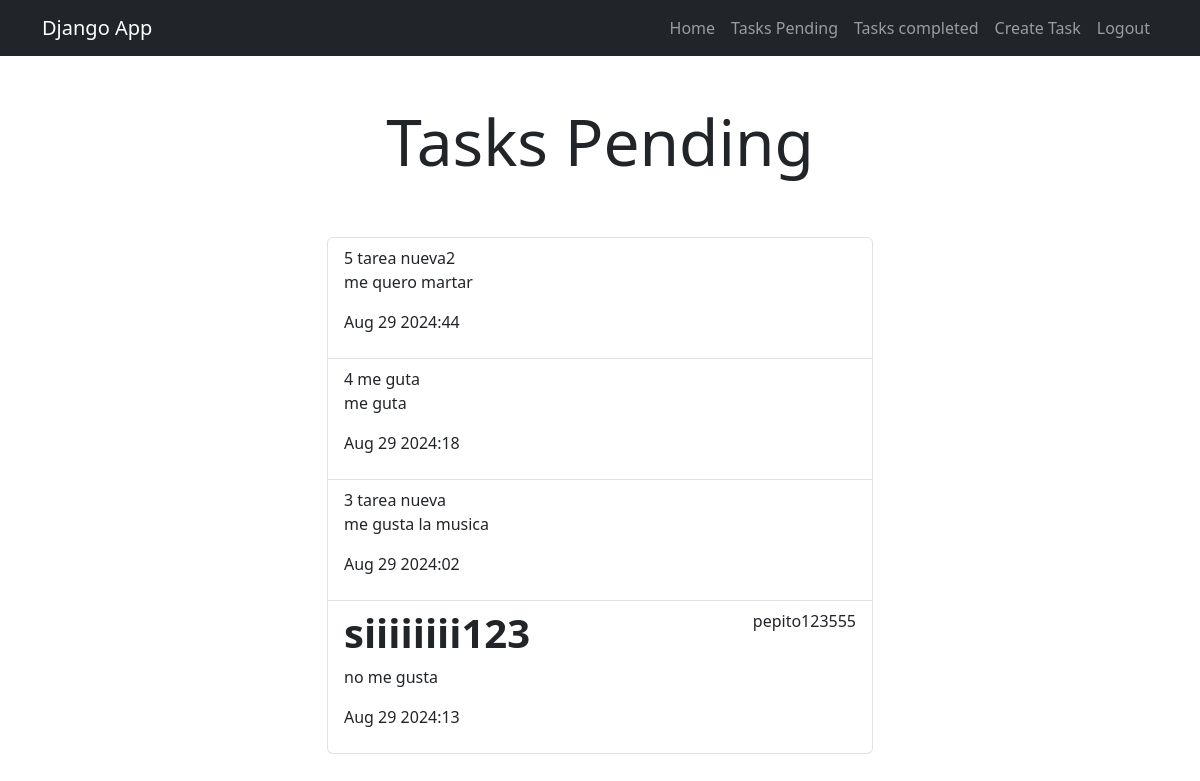
/tasks/completed/ (signed in), run on the app's committed database.
### task/models.py (models this page shows, shortened)
class Task(models.Model):
    title =models.CharField(max_length=100)
    description= models.TextField(blank=True)
    created= models.DateTimeField(auto_now_add=True)
    datecompleted= models.DateTimeField(null=True, blank=True)
    important= models.BooleanField(default=False)
    user = models.ForeignKey(User, on_delete=models.CASCADE)

### task/views.py (the view)
# urls.py: path('tasks/completed/', views.tasks_completed, name='tasks_completed'),
@login_required
def tasks_completed(request):
    tasks = Task.objects.filter(user=request.user, datecompleted__isnull=False).order_by('-datecompleted')
    return render(request, 'tasks.html', {'tasks':tasks})

### task/templates/tasks.html
{% extends 'base.html' %}
{% block content %}
<main class="container">
  <div class="row">
    <div class="col-md-6 offset-md-3">
        <h1 class="text-center display-3 py-5">Tasks Pending</h1>
        <ul class="list-group">
          {% for task in tasks %}
          <a class="list-group-item" href="{% url 'task_detail' task.id %}">
            <header class="d-flex justify-content-between">
              {% if task.important %}
              <h1 class="fw-bold">{{task.title}}</h1>
              <p>{{task.user.username}}</p>
              {% else %} {{task.id}} {{task.title}} {% endif %}
            </header>
              <p>{{task.description}}</p>
              <p>{{task.created|date:'M j Y:i'}}</p>
          </a>
          {% endfor %}
        </ul>
    </div>
  </div>
</main>
{% endblock %}

### task/templates/base.html (shortened to what this page needs)
<!DOCTYPE html>
<html lang="en">
<head>
    <link rel="stylesheet" href="https://cdn.jsdelivr.net/npm/bootstrap@5.3.3/dist/css/bootstrap.min.css">
</head>
<body>
    <nav class="navbar navbar-expand-lg bg-dark navbar-dark">
        <div class="container">
          <a class="navbar-brand" href="#">Django App</a>
          <div class="collapse navbar-collapse" id="navbarNav">
            <ul class="navbar-nav ms-auto">
              <li class="nav-item">
                <li class="nav-item">
                    <a href="/" class="nav-link">Home</a>
                </li>
                {% if user.is_authenticated %}
                <li class="nav-item">
                    <a href="{% url 'tasks' %}" class="nav-link">Tasks Pending</a>
                </li>
                <li class="nav-item">
                    <a href="{% url 'tasks_completed' %}" class="nav-link">Tasks completed</a>
                </li>
                <li class="nav-item">
                    <a href="/tasks/create/" class="nav-link">Create Task</a>
                </li>
                <li class="nav-item">
                    <a href="/logout" class="nav-link" >Logout</a>
                </li>
                {% endif %}
            </ul>
          </div>
        </div>
      </nav>
    {% block content %}
    {% endblock %}
</body>
</html>

### data on the page
Task: id "5", title "tarea nueva2", description "me quero martar", created "Aug 29 2024:44"
Task: id "4", title "me guta", description "me guta", created "Aug 29 2024:18"
Task: id "3", title "tarea nueva", description "me gusta la musica", created "Aug 29 2024:02"
Task: title "siiiiiiii123", user.username "pepito123555", description "no me gusta", created "Aug 29 2024:13"
